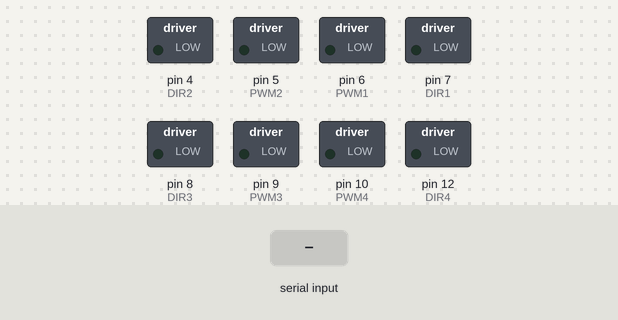
The sketch below on a simulated Arduino Uno, built with avr-gcc and run on an emulated ATmega328P. Parts: switched loads named in the sketch (green lamp = pin HIGH). The inputs (shaded band) are chosen by the test bench.

Above: at 1.2 s.
1.3 s: "F" received over Serial
At 1.6 s:
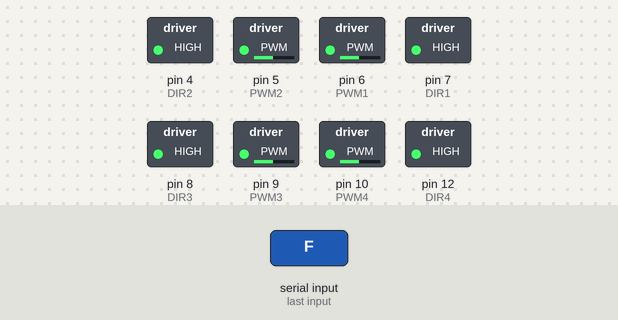
2.8 s: "B" received over Serial
At 4.0 s:
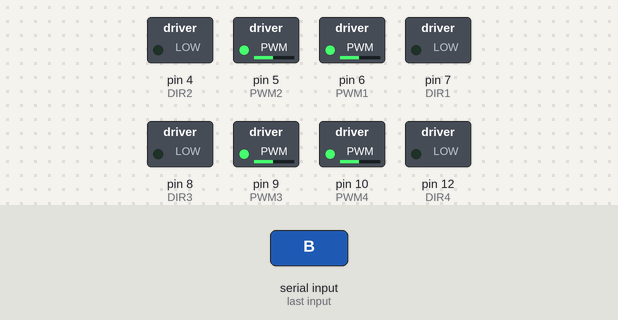
4.3 s: "L" received over Serial
At 5.1 s:
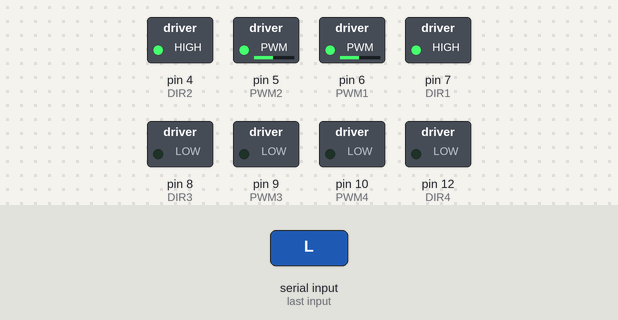
5.8 s: "R" received over Serial
At 6.3 s:
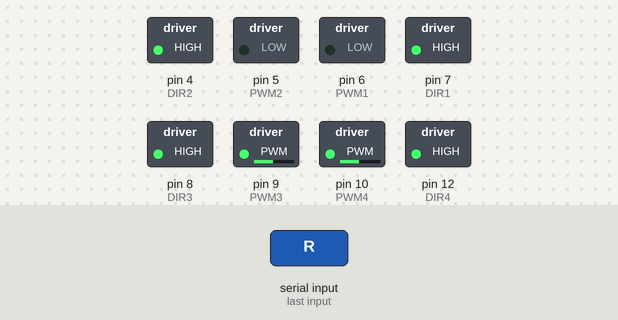
7.3 s: "S" received over Serial
At 8.5 s:
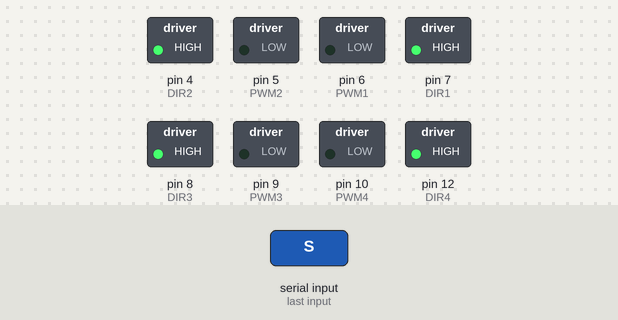
8.8 s: "L" received over Serial
At 9.7 s:
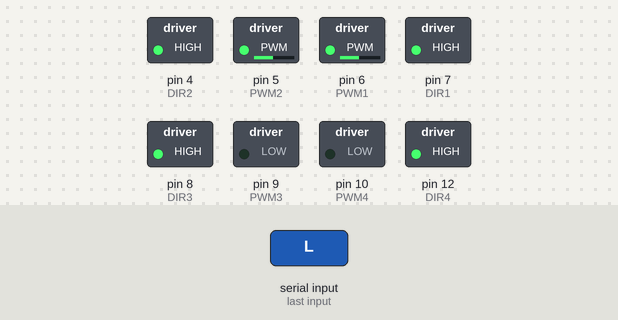
Timing chart, 0 to 11.3 s (numbered marks = the images above; inputs shaded):
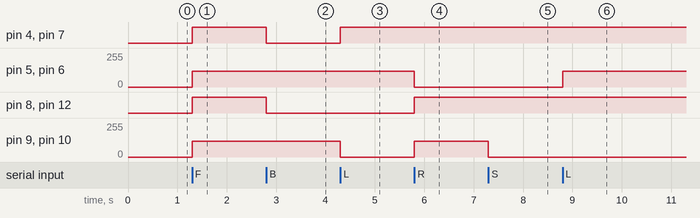

The sketch:

sketch_oct24.ino
```cpp
// Motor 1
const int PWM1 = 6;
const int DIR1 = 7;

// Motor 2
const int PWM2 = 5;
const int DIR2 = 4;

// Motor 3
const int PWM3 = 9;
const int DIR3 = 8;

// Motor 4
const int PWM4 = 10;
const int DIR4 = 12;

const int MOTOR_SPEED = 120;

void setup()
{
  Serial.begin(115200);

  pinMode(PWM1, OUTPUT);
  pinMode(DIR1, OUTPUT);

  pinMode(PWM2, OUTPUT);
  pinMode(DIR2, OUTPUT);

  pinMode(PWM3, OUTPUT);
  pinMode(DIR3, OUTPUT);

  pinMode(PWM4, OUTPUT);
  pinMode(DIR4, OUTPUT);

  stopRover();
}

void loop()
{
  if (Serial.available() > 0)
  {
    char command = Serial.read();

    switch (command)
    {
      case 'F':
        forward(MOTOR_SPEED);
        break;

      case 'B':
        backward(MOTOR_SPEED);
        break;

      case 'L':
        turnLeft(MOTOR_SPEED);
        break;

      case 'R':
        turnRight(MOTOR_SPEED);
        break;

      case 'S':
        stopRover();
        break;
    }
  }
}


void forward(int speed)
{
  digitalWrite(DIR1, HIGH);
  digitalWrite(DIR2, HIGH);
  digitalWrite(DIR3, HIGH);
  digitalWrite(DIR4, HIGH);

  analogWrite(PWM1, speed);
  analogWrite(PWM2, speed);
  analogWrite(PWM3, speed);
  analogWrite(PWM4, speed);
}


void backward(int speed)
{
  digitalWrite(DIR1, LOW);
  digitalWrite(DIR2, LOW);
  digitalWrite(DIR3, LOW);
  digitalWrite(DIR4, LOW);

  analogWrite(PWM1, speed);
  analogWrite(PWM2, speed);
  analogWrite(PWM3, speed);
  analogWrite(PWM4, speed);
}

void turnLeft(int speed)
{
  // Stop LEFT side - Motors 3 and 4
  analogWrite(PWM3, 0);
  analogWrite(PWM4, 0);

  // Drive RIGHT side forward - Motors 1 and 2
  digitalWrite(DIR1, HIGH);
  digitalWrite(DIR2, HIGH);

  analogWrite(PWM1, speed);
  analogWrite(PWM2, speed);
}


void turnRight(int speed)
{
  // Stop RIGHT side - Motors 1 and 2
  analogWrite(PWM1, 0);
  analogWrite(PWM2, 0);

  // Drive LEFT side forward - Motors 3 and 4
  digitalWrite(DIR3, HIGH);
  digitalWrite(DIR4, HIGH);

  analogWrite(PWM3, speed);
  analogWrite(PWM4, speed);
}


void stopRover()
{
  analogWrite(PWM1, 0);
  analogWrite(PWM2, 0);
  analogWrite(PWM3, 0);
  analogWrite(PWM4, 0);
}
```

Measured:
- after the input at 1.3 s, pin 4 (DIR2), pin 7 (DIR1), pin 8 (DIR3), pin 12 (DIR4): LOW → HIGH at once; pin 5 (PWM2), pin 6 (PWM1), pin 9 (PWM3), pin 10 (PWM4): 0/255 → 120/255 at once
- after the input at 2.8 s, pin 4 (DIR2), pin 7 (DIR1), pin 8 (DIR3), pin 12 (DIR4): HIGH → LOW at once
- after the input at 4.3 s, pin 4 (DIR2), pin 7 (DIR1): LOW → HIGH at once; pin 9 (PWM3), pin 10 (PWM4): 120/255 → 0/255 at once
- after the input at 5.8 s, pin 5 (PWM2), pin 6 (PWM1): 120/255 → 0/255 at once; pin 8 (DIR3), pin 12 (DIR4): LOW → HIGH at once; pin 9 (PWM3), pin 10 (PWM4): 0/255 → 120/255 at once
- after the input at 7.3 s, pin 9 (PWM3), pin 10 (PWM4): 120/255 → 0/255 at once
- after the input at 8.8 s, pin 5 (PWM2), pin 6 (PWM1): 0/255 → 120/255 at once
